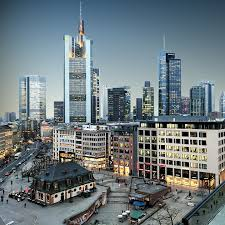
#> input picture model_packaging/urban/urban_1.jpeg, 225 x 225 px; its folder holds 4 pictures in this run
$ python model_infer.py
#> lines starting #> are read from the running program, lines starting #| are printed output that depends on the picture
import cv2
import os
import numpy as np
from sklearn.model_selection import train_test_split
from skimage.feature import hog, local_binary_pattern
from sklearn.preprocessing import StandardScaler
from sklearn.svm import SVC
from sklearn.ensemble import RandomForestClassifier
from sklearn.model_selection import GridSearchCV
from sklearn.metrics import classification_report, confusion_matrix
import pickle
# Directories for the images
urban_path = 'urban'
rural_path = 'rural'

# Function to preprocess images
def preprocess_image(image_path):
#> called with image_path = 'urban/urban_1.jpeg'
    image = cv2.imread(image_path)
#> image is the input picture: shape (225, 225, 3); mean B, G, R 127, 122.6, 110.7
    image = cv2.resize(image, (128, 128))  # Resize to 128x128
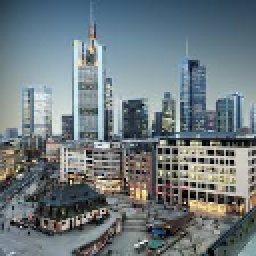
#> image: shape (128, 128, 3) (shown 2 times larger); mean B, G, R 126.8, 122.4, 110.5
    gray = cv2.cvtColor(image, cv2.COLOR_BGR2GRAY)  # Convert to grayscale
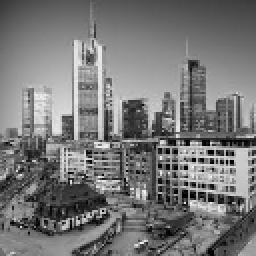
#> gray: shape (128, 128) (shown 2 times larger); min 1, max 245, mean 119.3
    equalized = cv2.equalizeHist(gray)  # Histogram equalization
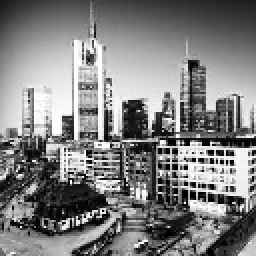
#> equalized: shape (128, 128) (shown 2 times larger); min 0, max 255, mean 128.1
    smoothed = cv2.GaussianBlur(equalized, (5, 5), 0)  # Gaussian smoothing
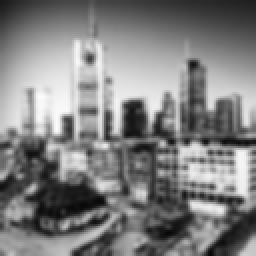
#> smoothed: shape (128, 128) (shown 2 times larger); min 6, max 252, mean 128
    return smoothed

# Load dataset
def load_dataset(urban_path, rural_path):
    data = []
    labels = []
    for file in os.listdir(urban_path):
        data.append(preprocess_image(os.path.join(urban_path, file)))
        labels.append(0)  # Urban = 0
#> pass 2 of the loop in load_dataset, `for file in os.listdir(urban_path):`:
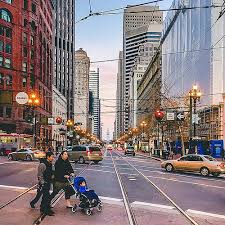
#> input picture model_packaging/urban/urban_11.jpeg, 225 x 225 px
#> in preprocess_image, image is the input picture: shape (225, 225, 3); mean B, G, R 125, 123, 136.7
#> image: shape (128, 128, 3)
#> in preprocess_image (call 2), `gray = cv2.cvtColor(image, cv2.COLOR_BGR2GRAY)`:
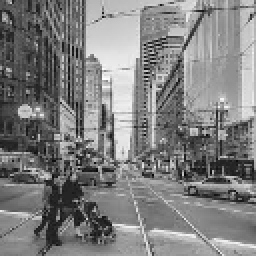
#> gray: shape (128, 128) (shown 2 times larger); min 4, max 252, mean 127.3
#> in preprocess_image (call 2), `smoothed = cv2.GaussianBlur(equalized, (5, 5), 0)`:
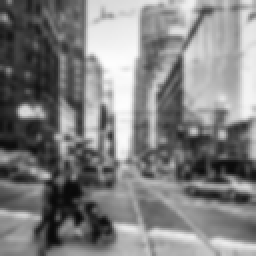
#> smoothed: shape (128, 128) (shown 2 times larger); min 9, max 253, mean 128.2
#> pass 3 of the loop in load_dataset, `for file in os.listdir(urban_path):`:
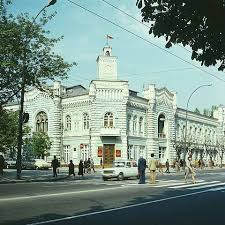
#> input picture model_packaging/urban/urban_12.jpeg, 225 x 225 px
#> in preprocess_image, image is the input picture: shape (225, 225, 3); mean B, G, R 135.1, 145, 123.6
#> image: shape (128, 128, 3)
#> in preprocess_image (call 3), `equalized = cv2.equalizeHist(gray)`:
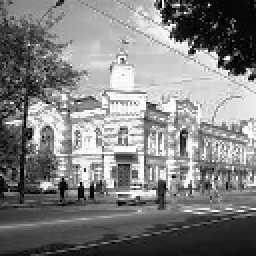
#> equalized: shape (128, 128) (shown 2 times larger); min 0, max 255, mean 128.3
#> in preprocess_image (call 3), `smoothed = cv2.GaussianBlur(equalized, (5, 5), 0)`:
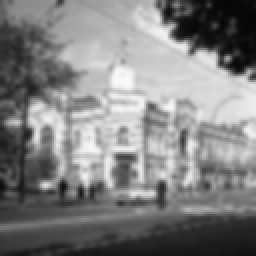
#> smoothed: shape (128, 128) (shown 2 times larger); min 6, max 249, mean 128.3
#> the loop made 4 passes; the first 3 are shown
#> (the run stopped early here; a loop or call above may not have finished)
